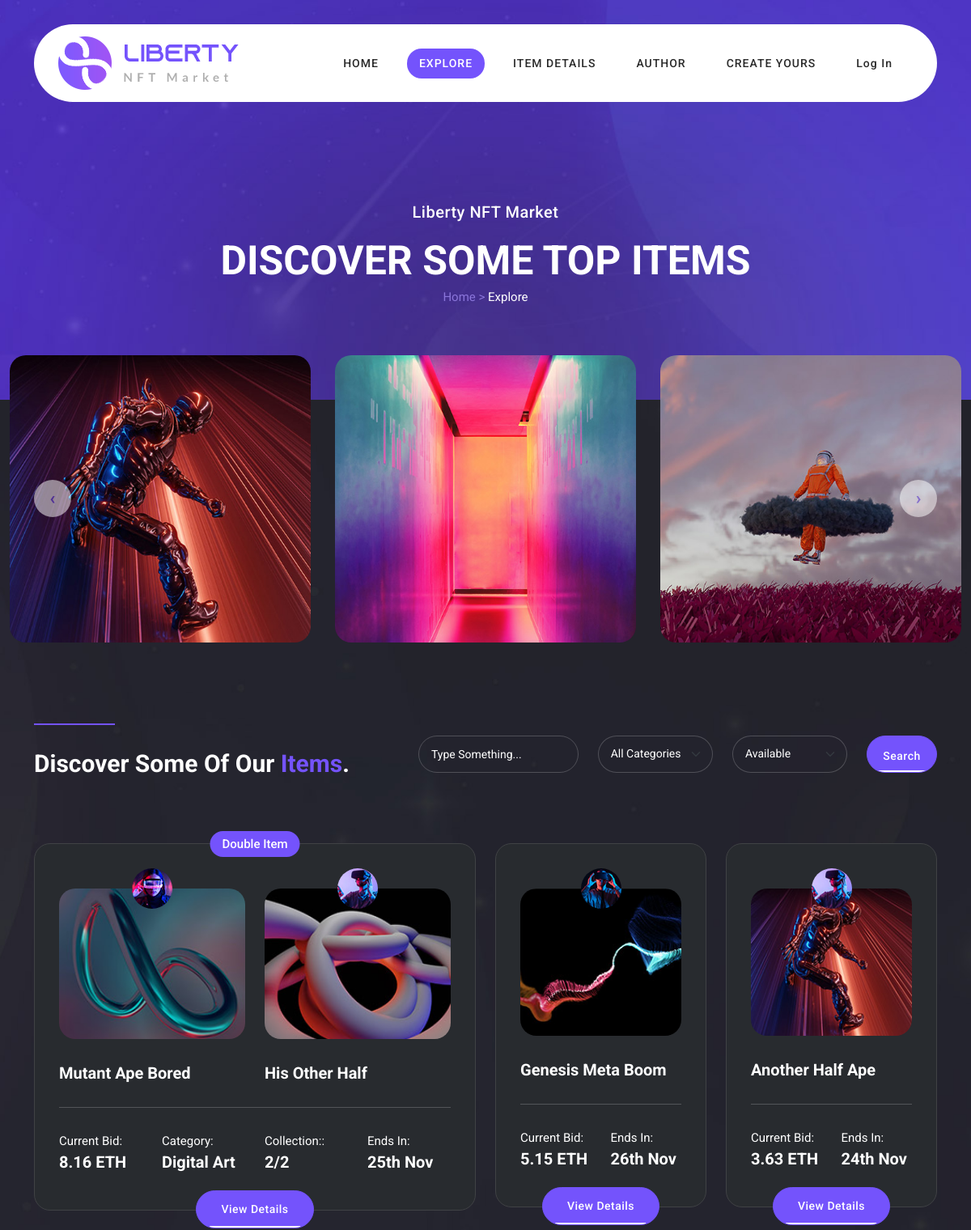
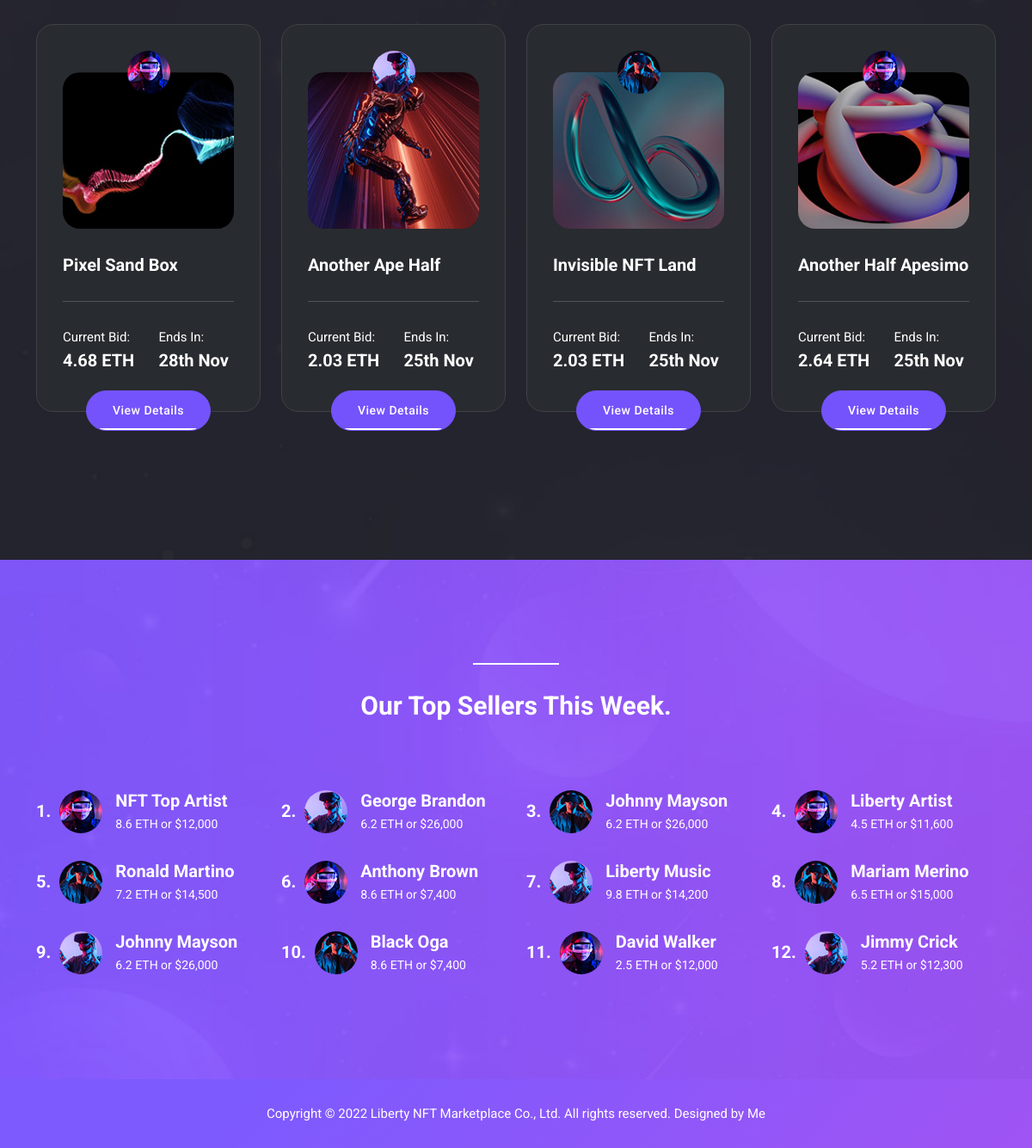
/explore/, run on the app's committed database (2 pictures, top to bottom).
### main/models.py (models this page shows)
class Header(models.Model):
    img = models.ImageField('Header Logo Image', upload_to='images')
    path1 = models.CharField('Header Path 1', max_length=50)
    path2 = models.CharField('Header Path 2', max_length=50)
    path3 = models.CharField('Header Path 3', max_length=50)
    path4 = models.CharField('Header Path 4', max_length=50)
    path5 = models.CharField('Header Path 5', max_length=50)
    class Meta:
        verbose_name = 'Header'
        verbose_name_plural = 'Header'

class GeneralTitle(models.Model):
    title1 = models.CharField('General Title 1', max_length=50)
    subtitle1 = models.CharField('General Title Subtitle 1', max_length=80)
    page_name1 = models.CharField('General Title Page Name 1', max_length=50)
    title2 = models.CharField('General Title 2', max_length=50)
    subtitle2 = models.CharField('General Title Subtitle 2', max_length=80)
    page_name2 = models.CharField('General Title Page Name 2', max_length=50)
    title3 = models.CharField('General Title 3', max_length=50)
    subtitle3 = models.CharField('General Title Subtitle 3', max_length=80)
    page_name3 = models.CharField('General Title Page Name 3', max_length=50)
    title4 = models.CharField('General Title 4', max_length=50)
    subtitle4 = models.CharField('General Title Subtitle 4', max_length=80)
    page_name4 = models.CharField('General Title Page Name 4', max_length=50)
    title4 = models.CharField('General Title 4', max_length=50)
    subtitle4 = models.CharField('General Title Subtitle 4', max_length=80)
    page_name4 = models.CharField('General Title Page Name 4', max_length=50)
    title5 = models.CharField('General Title 5', max_length=50)
    subtitle5 = models.CharField('General Title Subtitle 5', max_length=80)
    page_name5 = models.CharField('General Title Page Name 5', max_length=50)
    title6 = models.CharField('General Title 6', max_length=50)
    subtitle6 = models.CharField('General Title Subtitle 6', max_length=80)
    page_name6 = models.CharField('General Title Page Name 6', max_length=50)
    btn_name1 = models.CharField('General Title Button Name 1', max_length=50)
    btn_name2 = models.CharField('General Title Button Name 2', max_length=50)

class ExploreTopItem(models.Model):
    inheritence = models.ForeignKey(HomeItemsContent, on_delete=models.CASCADE)
    img = models.ImageField('Image', upload_to='images')

class Title(models.Model):
    title1 = models.CharField('Titles Title 1', max_length=80)
    colored_title1 = models.CharField('Titles Colored Title 1', max_length=50)
    title2 = models.CharField('Titles Title 2', max_length=80)
    colored_title2 = models.CharField('Titles Colored Title 2', max_length=50)
    title3 = models.CharField('Titles Title 3', max_length=80)
    colored_title3 = models.CharField('Titles Colored Title 3', max_length=50)
    title4 = models.CharField('Titles Title 4', max_length=80)
    colored_title4 = models.CharField('Titles Colored Title 4', max_length=50)
    title5 = models.CharField('Titles Title 5', max_length=80)
    colored_title5 = models.CharField('Titles Colored Title 5', max_length=50)
    title6 = models.CharField('Titles Title 6', max_length=80)
    colored_title6 = models.CharField('Titles Colored Title 6', max_length=50)
    title7 = models.CharField('Titles Title 7', max_length=80)
    colored_title7 = models.CharField('Titles Colored Title 7', max_length=50)
    title8 = models.CharField('Titles Title 8', max_length=80)
    colored_title8 = models.CharField('Titles Colored Title 8', max_length=50)
    title9 = models.CharField('Titles Title 1', max_length=80)

class ExploreFirstItem(models.Model):
    btn_name1 = models.CharField('Button Name 1', max_length=40)
    profile_img1 = models.ImageField('Profile Image 1', upload_to='images')
    img1 = models.ImageField('Image 1', upload_to='images')
    title1 = models.CharField('Title 1', max_length=50)
    profile_img2 = models.ImageField('Profile Image 2', upload_to='images')
    img2 = models.ImageField('Image 2', upload_to='images')
    title2 = models.CharField('Title 2', max_length=50)
    subtitle1 = models.CharField('Subtitle 1', max_length=50)
    subtitle2 = models.CharField('Subtitle 2', max_length=50)
    subtitle3 = models.CharField('Subtitle 3', max_length=50)
    subtitle4 = models.CharField('Subtitle 4', max_length=50)
    info1 = models.CharField('Info 1', max_length=40)
    info2 = models.CharField('Info 2', max_length=40)
    info3 = models.CharField('Info 3', max_length=40)
    info4 = models.CharField('Info 4', max_length=40)
    btn_name2 = models.CharField('Button Name 2', max_length=40)
    class Meta:
        verbose_name = 'ExploreFirstItem'
        verbose_name_plural = 'ExploreFirstItem'

class ExploreItem(models.Model):
    profile_img = models.ImageField('Profile Image', upload_to='images')
    img = models.ImageField('Image', upload_to='images')
    title = models.CharField('Title', max_length=50)
    info1 = models.CharField('Info 1', max_length=50)
    info2 = models.CharField('Info 2', max_length=50)

class ExploreTopSeller(models.Model):
    img = models.ImageField('Image', upload_to='images')
    title = models.CharField('Title', max_length=50)
    subtitle = models.CharField('Subtitle', max_length=80)

class Footer(models.Model):
    text = models.TextField('Footer Text')
    class Meta:
        verbose_name = 'Footer'
        verbose_name_plural = 'Footer'

### main/views.py (the view)
# urls.py: path('explore/', views.explore, name='explore'),
def explore(request):
    explore_top_items = ExploreTopItem.objects.all()
    explore_first_item = ExploreFirstItem.objects.all()[0]
    explore_items = ExploreItem.objects.all()
    explore_top_seller = ExploreTopSeller.objects.all()
    return render(request, 'main/explore.html', context={
        'header_content':double_content()[0],
        'titles':double_content()[1],
        'footer':double_content()[2],
        'general_title':double_content()[3],
        'explore_top_items':explore_top_items,
        'explore_first_item':explore_first_item,
        'explore_items':explore_items,
        'explore_top_seller':explore_top_seller,
	    'link':'explore'
    })

### main/views.py (called while the page is built)
def double_content():
    header_content = Header.objects.all()[0]
    titles = Title.objects.all()[0]
    footer = Footer.objects.all()[0]
    general_title = GeneralTitle.objects.all()[0]
    homepage_nft = YourNft.objects.all()[0]
    homepage_nft_content = YourNftContent.objects.all()
    return [header_content, titles, footer, general_title, homepage_nft, homepage_nft_content]

### main/templates/main/explore.html (shortened to what this page needs)
{% extends 'main/base.html' %}
  {% block body %}
      <div class="page-heading">
        <div class="container">
          <div class="row">
            <div class="col-lg-12">
              <h6>{{ general_title.title1 }}</h6>
              <h2>{{ general_title.subtitle1 }}</h2>
              <span>Home > <a href="#">{{ general_title.page_name1 }}</a></span>
            </div>
          </div>
        </div>
        <div class="featured-explore">
          <div class="container-fluid">
            <div class="row">
              <div class="col-lg-12">
                <div class="owl-features owl-carousel">
                  {% for i in explore_top_items %}
                    <div class="item">
                      <div class="thumb">
                        <img src="{{ i.img.url }}" alt="" style="border-radius: 20px;">
                      </div>
                    </div>
                  {% endfor %}
                </div>
              </div>
            </div>
          </div>
        </div>
      </div>
      <div class="discover-items">
        <div class="container">
          <div class="row">
            <div class="col-lg-5">
              <div class="section-heading">
                <div class="line-dec"></div>
                <h2>{{ titles.title4 }} <em>{{ titles.colored_title4 }}</em>.</h2>
              </div>
            </div>
            <div class="col-lg-7">
              <form id="search-form" name="gs" method="submit" role="search" action="#">
                <div class="row">
                  <div class="col-lg-4">
                    <fieldset>
                        <input type="text" name="keyword" class="searchText" placeholder="Type Something..." autocomplete="on" required>
                    </fieldset>
                  </div>
                  <div class="col-lg-3">
                    <fieldset>
                        <select name="Category" class="form-select" aria-label="Default select example" id="chooseCategory" onchange="this.form.click()">
                            <option selected>All Categories</option>
                        </select>
                    </fieldset>
                  </div>
                  <div class="col-lg-3">
                    <fieldset>
                        <select name="Price" class="form-select" aria-label="Default select example" id="chooseCategory" onchange="this.form.click()">
                            <option selected>Available</option>
                        </select>
                    </fieldset>
                  </div>
                  <div class="col-lg-2">
                    <fieldset>
                        <button class="main-button">Search</button>
                    </fieldset>
                  </div>
                </div>
              </form>
            </div>
            <div class="col-lg-6">
              <div class="item">
                <div class="row">
                  <div class="col-lg-12">
                    <span class="banner">{{ explore_first_item.btn_name1 }}</span>
                  </div>
                  <div class="col-lg-6 col-sm-6">
                    <span class="author">
                      <img src="{{ explore_first_item.profile_img1.url }}" alt="" style="max-width: 50px; max-height: 50px; border-radius: 50%;">
                    </span>
                    <img src="{{ explore_first_item.img1.url }}" alt="" style="border-radius: 20px;">
                    <h4>{{ explore_first_item.title1 }}</h4>
                  </div>
                  <div class="col-lg-6 col-sm-6">
                    <span class="author">
                      <img src="{{ explore_first_item.profile_img2.url }}" alt="" style="max-width: 50px; max-height: 50px; border-radius: 50%;">
                    </span>
                    <img src="{{ explore_first_item.img2.url }}" alt="" style="border-radius: 20px;">
                    <h4>{{ explore_first_item.title2 }}</h4>
                  </div>
                  <div class="col-lg-12">
                    <div class="line-dec"></div>
                    <div class="row">
                      <div class="col-lg-3 col-sm-6">
                        <span>{{ explore_first_item.subtitle1 }}: <br> <strong>{{ explore_first_item.info1 }}</strong></span>
                      </div>
                      <div class="col-lg-3 col-sm-6">
                        <span>{{ explore_first_item.subtitle2 }}: <br> <strong>{{ explore_first_item.info2 }}</strong></span>
                      </div>
                      <div class="col-lg-3 col-sm-6">
                        <span>{{ explore_first_item.subtitle3 }}:: <br> <strong>{{ explore_first_item.info3 }}</strong></span>
                      </div>
                      <div class="col-lg-3 col-sm-6">
                        <span>{{ explore_first_item.subtitle4 }}: <br> <strong>{{ explore_first_item.info4 }}</strong></span>
                      </div>
                    </div>
                  </div>
                  <div class="col-lg-12">
                    <div class="main-button">
                      <a href="/detail/1/">{{ explore_first_item.btn_name2 }}</a>
                    </div>
                  </div>
                </div>
              </div>
            </div>
            {% for i in explore_items %}
              <div class="col-lg-3">
                <div class="item">
                  <div class="row">
                    <div class="col-lg-12">
                      <span class="author">
                        <img src="{{ i.profile_img.url }}" alt="" style="max-width: 50px; max-height: 50px; border-radius: 50%;">
                      </span>
                      <img src="{{ i.img.url }}" alt="" style="border-radius: 20px;">
                      <h4>{{ i.title }}</h4>
                    </div>
                    <div class="col-lg-12">
                      <div class="line-dec"></div>
                      <div class="row">
                        <div class="col-6">
                          <span>{{ explore_first_item.subtitle1 }}: <br> <strong>{{ i.info1 }}</strong></span>
                        </div>
                        <div class="col-6">
                          <span>{{ explore_first_item.subtitle4 }}: <br> <strong>{{ i.info2 }}</strong></span>
                        </div>
                      </div>
                    </div>
                    <div class="col-lg-12">
                      <div class="main-button">
                        <a href="/detail/1/">{{ explore_first_item.btn_name2 }}</a>
                      </div>
                    </div>
                  </div>
                </div>
              </div>
            {% endfor %}
          </div>
        </div>
      </div>
      <div class="top-seller">
        <div class="container">
          <div class="row">
            <div class="col-lg-12">
              <div class="section-heading">
                <div class="line-dec"></div>
                <h2>{{ titles.title9 }}.</h2>
              </div>
            </div>
            {% for i in explore_top_seller %}
              <div class="col-lg-3 col-sm-6">
                <div class="row">
                  <div class="col-lg-12">
                    <div class="item">
                      <h4>{{ i.id }}.</h4>
                      <img src="{{ i.img.url }}" alt="" style="max-width: 50px; max-height: 50px; border-radius: 50%;">
                      <h6>{{ i.title }}<br><a href="#">{{ i.subtitle }}</a></h6>
                    </div>
                  </div>
                </div>
              </div>
            {% endfor %}
          </div>
        </div>
      </div>
  {% endblock %}

### main/templates/main/base.html (shortened to what this page needs)
{% load static %}
<!DOCTYPE html>
<html lang="en">
  <head>
    <link href="{% static 'vendor/bootstrap/css/bootstrap.min.css' %}" rel="stylesheet">
    <link rel="stylesheet" href="{% static 'assets/css/fontawesome.css' %}">
    <link rel="stylesheet" href="{% static 'assets/css/templatemo-liberty-market.css' %}">
    <link rel="stylesheet" href="{% static 'assets/css/owl.css' %}">
    <link rel="stylesheet" href="{% static 'assets/css/animate.css' %}">
    <link rel="stylesheet"href="https://unpkg.com/swiper@7/swiper-bundle.min.css"/>
    <link rel="stylesheet" href="../../static/assets/css/style.css">
  </head>
<body>
  <header class="header-area header-sticky">
    <div class="container">
        <div class="row">
            <div class="col-12">
                <nav class="main-nav">
                    <a href="{% url 'index' %}" class="logo">
                        <img src="{{ header_content.img.url }}" alt="">
                    </a>
                    <ul class="nav">
                        <li><a href="{% url 'index' %}" class="{% if link  == 'index' %}active{% endif %}">{{ header_content.path1 }}</a></li>
                        <li><a href="{% url 'explore' %}" class="{% if link == 'explore' %}active{% endif %}">{{ header_content.path2 }}</a></li>
                        <li><a href="/detail/1/" class="{% if link == 'index_detail' %}active{% endif %}">{{ header_content.path3 }}</a></li>
                        <li><a href="{% url 'author' %}" class="{% if link == 'author' %}active{% endif %}">{{ header_content.path4 }}</a></li>
                        <li><a href="{% url 'create' %}" class="{% if link == 'create' %}active{% endif %}">{{ header_content.path5 }}</a></li>
                        {% if user.is_authenticated %}
                          <li><a href="{% url 'logout' %}">Log Out</a></li>
                        {% else %}
                          <li><a href="{% url 'login_request' %}" class="{% if link == 'login' %}active{% endif %}">Log In</a></li>
                        {% endif %}
                      </ul>
                </nav>
            </div>
        </div>
    </div>
  </header>
    {% block body %}{% endblock %}
  <footer>
    <div class="container">
      <div class="row">
        <div class="col-lg-12">
          <p>{{ footer.text }}</p>
        </div>
      </div>
    </div>
  </footer>
  </body>
</html>

### data on the page
Header: img (picture), path1 "HOME", path2 "EXPLORE", path3 "ITEM DETAILS", path4 "AUTHOR", path5 "CREATE YOURS"
GeneralTitle: title1 "Liberty NFT Market", subtitle1 "DISCOVER SOME TOP ITEMS", page_name1 "Explore"
ExploreTopItem: img (picture)
ExploreTopItem: img (picture)
ExploreTopItem: img (picture)
Title: title4 "Discover Some Of Our", colored_title4 "Items", title9 "Our Top Sellers This Week"
ExploreFirstItem: btn_name1 "Double Item", profile_img1 (picture), img1 (picture), title1 "Mutant Ape Bored", profile_img2 (picture), img2 (picture), title2 "His Other Half", subtitle1 "Current Bid", info1 "8.16 ETH", subtitle2 "Category", info2 "Digital Art", subtitle3 "Collection", info3 "2/2", subtitle4 "Ends In", info4 "25th Nov", btn_name2 "View Details"
ExploreItem: profile_img (picture), img (picture), title "Genesis Meta Boom", info1 "5.15 ETH", info2 "26th Nov"
ExploreItem: profile_img (picture), img (picture), title "Another Half Ape", info1 "3.63 ETH", info2 "24th Nov"
ExploreItem: profile_img (picture), img (picture), title "Pixel Sand Box", info1 "4.68 ETH", info2 "28th Nov"
ExploreItem: profile_img (picture), img (picture), title "Another Ape Half", info1 "2.03 ETH", info2 "25th Nov"
ExploreItem: profile_img (picture), img (picture), title "Invisible NFT Land", info1 "2.03 ETH", info2 "25th Nov"
ExploreItem: profile_img (picture), img (picture), title "Another Half Apesimo", info1 "2.64 ETH", info2 "25th Nov"
ExploreTopSeller: id "1", img (picture), title "NFT Top Artist", subtitle "8.6 ETH or $12,000"
ExploreTopSeller: id "2", img (picture), title "George Brandon", subtitle "6.2 ETH or $26,000"
ExploreTopSeller: id "3", img (picture), title "Johnny Mayson", subtitle "6.2 ETH or $26,000"
ExploreTopSeller: id "4", img (picture), title "Liberty Artist", subtitle "4.5 ETH or $11,600"
ExploreTopSeller: id "5", img (picture), title "Ronald Martino", subtitle "7.2 ETH or $14,500"
ExploreTopSeller: id "6", img (picture), title "Anthony Brown", subtitle "8.6 ETH or $7,400"
ExploreTopSeller: id "7", img (picture), title "Liberty Music", subtitle "9.8 ETH or $14,200"
ExploreTopSeller: id "8", img (picture), title "Mariam Merino", subtitle "6.5 ETH or $15,000"
ExploreTopSeller: id "9", img (picture), title "Johnny Mayson", subtitle "6.2 ETH or $26,000"
ExploreTopSeller: id "10", img (picture), title "Black Oga", subtitle "8.6 ETH or $7,400"
ExploreTopSeller: id "11", img (picture), title "David Walker", subtitle "2.5 ETH or $12,000"
ExploreTopSeller: id "12", img (picture), title "Jimmy Crick", subtitle "5.2 ETH or $12,300"
Footer: text "Copyright © 2022 Liberty NFT Marketplace Co., Ltd. All rights reserved. Designed by Me"
